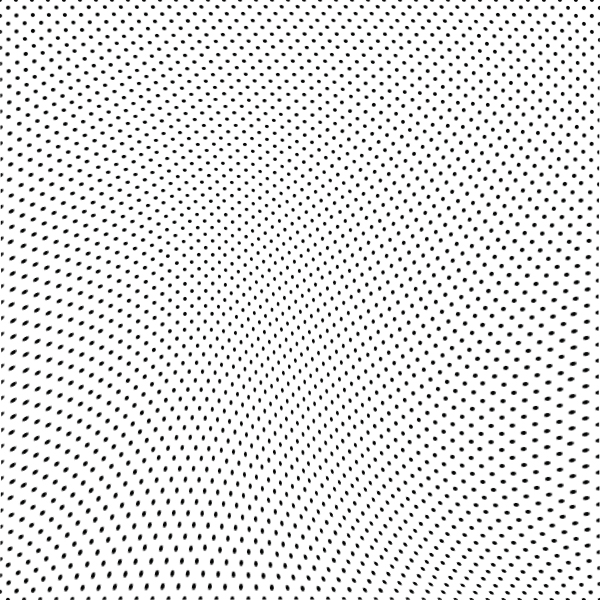
%> input picture MATLAB/est.jpg, 600 x 600 px
$ octave testing4.m   (GNU Octave 9; MATLAB toolbox functions it lacks are replaced by stand-ins)
%> lines starting %> are read from the running program, lines starting %| are printed output that depends on the picture
### MATLAB/spectral_Inertia.m
function [I1, max1, min1] = spectral_Inertia(Im1fft, theta, M)

    % Im1fft = shifted fourier transform
    a1= 0; b1 = 0; c1=0;
    I1 = 0;
    for u1 = -(M-1)/2:(M-1)/2
        for v1 =-(M-1)/2:(M-1)/2
            x=u1+1+(M-1)/2; y = v1+1+(M-1)/2;
            a1 = a1+ (u1)^2*(abs(Im1fft(x,y)))^2;
            b1 = b1+ 2* u1*v1*(abs(Im1fft(x,y)))^2;
            c1 = c1+ (v1)^2*(abs(Im1fft(x,y)))^2;
            %I1= I1+(-u1*tand(theta)+v1).^2./(1+(tand(theta)).^2) * (abs(Im1fft(x,y)))^2;
        end
    end
    % [I1, max1, min1] = spectral_Inertia(Im1fft);
    I1 = 0.5*(a1+c1) + 0.5*(a1-c1)*cosd(2*theta) + 0.5*b1*sind(2*theta);
    max1 = max(I1);
    min1 = min(I1);
end

### MATLAB/testing4.m
close all; clc; clear all;
brightness = 1500;
winSize = 20;
Im1 = imread('est.jpg');
%> Im1 is the input picture: size 600x600x3 uint8; mean R, G, B 230.6, 230.7, 230.6
Im1 = double(rgb2gray(Im1));
%> Im1: size 600x600 double
frontalPatch = imread('estF.jpg');
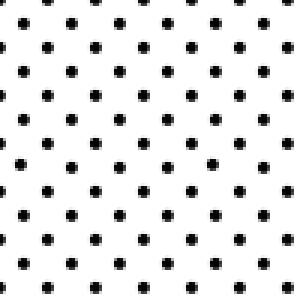
%> input picture MATLAB/estF.jpg, 100 x 100 px (shown 3 times larger)
%> frontalPatch is the input picture: size 100x100x3 uint8; mean R, G, B 230.7, 230.7, 230.7
frontalPatch = double(rgb2gray(frontalPatch));
%> frontalPatch: size 100x100 double
[H,W] = size(Im1);   % W = X,   H = Y
%> H = 600; W = 600
patchSize = min(size(frontalPatch));
%> patchSize = 100
frontalPatch = frontalPatch(1:patchSize, 1:patchSize);
Wn = floor(W/patchSize);  % number of patches in x direction
%> Wn = 6
Hn = floor(H/patchSize);  % number of patches in y direction
%> Hn = 6
NumOfPatches = Wn * Hn;
%> NumOfPatches = 36
tiltAngles = zeros(Hn, Wn);
slantAngles = zeros(Hn, Wn);
theta = -90:1:90;
%% Frontal Patch Extraction

H2 = Hn*patchSize;
%> H2 = 600
W2 = Wn*patchSize;
%> W2 = 600
% frontalPatch = Im1(H2-patchSize+1:H2, W2-patchSize+1:W2);  % bottom right corner piece
frontalPatch = frontalPatch.*fspecial('Gaussian',size(frontalPatch),winSize)*brightness;
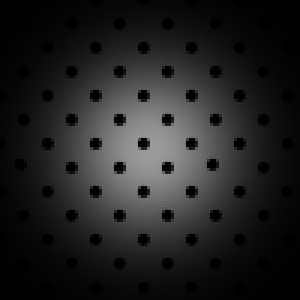
%> frontalPatch: size 100x100 double (shown 3 times larger); min 0.00535, max 155.9, mean 34.6
figure;
imshow(uint8(frontalPatch));
% Frontal Patch fourier analysis
M = 1025; N=1025;
Im1fft = fft2(frontalPatch,M,N);
Im1fft= fftshift(Im1fft);

% Frontal Patch Spectral Inertia
[I1, max1, min1] = spectral_Inertia(Im1fft);
%> the run ends on the next line
